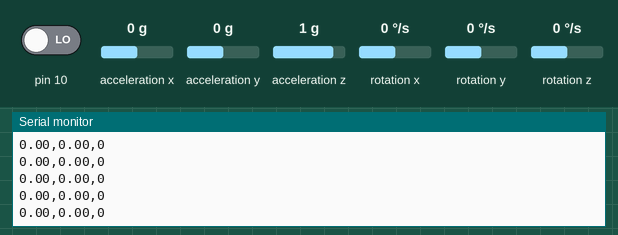
A sketch run on a simulated Arduino Uno, built with avr-gcc and run on an emulated ATmega328P. Parts: the last lines printed to the serial monitor. The test bench sets the inputs (shaded band); at power-on: acceleration x 0 g, rotation y 0 °/s, pin 10 LOW, acceleration y 0 g, acceleration z 1 g, rotation x 0 °/s, rotation z 0 °/s.

Above: at 1.2 s.
1.3 s: acceleration x set to 0.8 g
At 1.34 s:
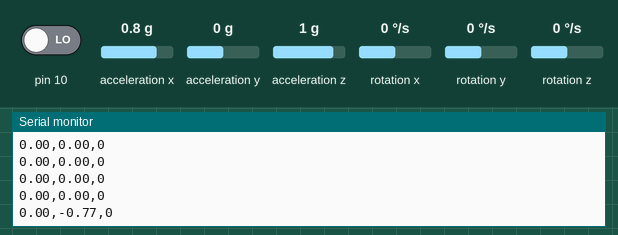
4.3 s: rotation y set to 192 °/s
At 4.31 s:
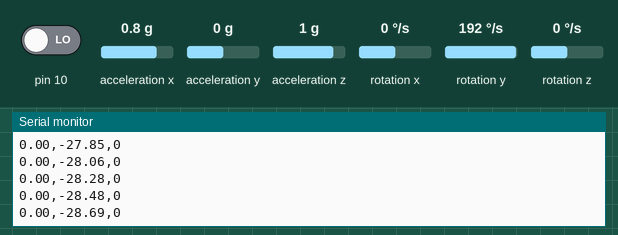
7.3 s: pin 10 driven HIGH
8.8 s: acceleration y set to -1.4 g
At 8.81 s:
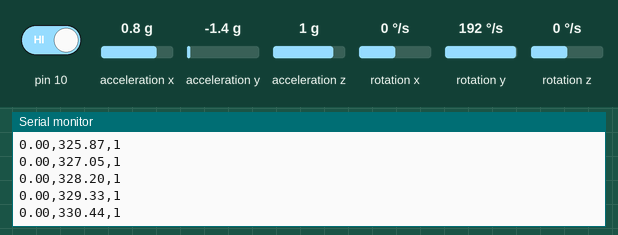
10.3 s: acceleration z set to -1.4 g
At 10.3 s:
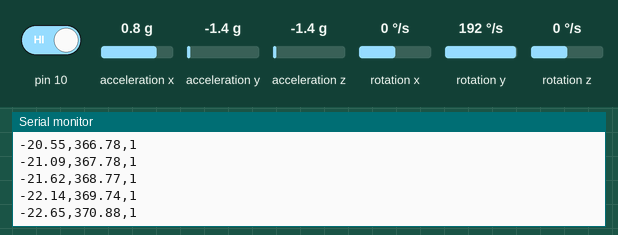
11.8 s: pin 10 driven LOW
Timing chart, 0 to 14.3 s (numbered marks = the images above; inputs shaded):
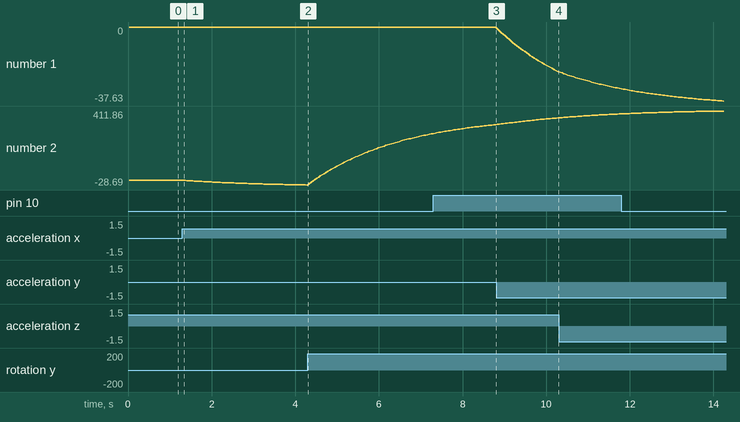

The sketch:

gyro-escopeta_PC.ino
```cpp
//SDA - Pin A4
//SCL - Pin A5
#include "I2Cdev.h"
#include "MPU6050.h"
#include "Wire.h"
const int mpuAddress = 0x68;  // Puede ser 0x68 o 0x69
MPU6050 mpu(mpuAddress);
int ax, ay, az;
int gx, gy, gz;
long tiempo_prev;
float dt;
float ang_x, ang_y;
float ang_x_prev, ang_y_prev;
void updateFiltered()
{
   dt = (millis() - tiempo_prev) / 1000.0;
   tiempo_prev = millis();

   //Calcular los ángulos con acelerometro
   float accel_ang_x = atan(ay / sqrt(pow(ax, 2) + pow(az, 2)))*(180.0 / 3.14);
   float accel_ang_y = atan(-ax / sqrt(pow(ay, 2) + pow(az, 2)))*(180.0 / 3.14);

   //Calcular angulo de rotación con giroscopio y filtro complementario
   ang_x = 0.98*(ang_x_prev + (gx / 131)*dt) + 0.02*accel_ang_x;
   ang_y = 0.98*(ang_y_prev + (gy / 131)*dt) + 0.02*accel_ang_y;

   ang_x_prev = ang_x;
   ang_y_prev = ang_y;
}

void setup()
{
   //comunicacion con Pc
   Serial.begin(9600);
   //giroscopio
   Wire.begin();
   mpu.initialize();
   Serial.println(mpu.testConnection() ? F("IMU iniciado correctamente") : F("Error al iniciar IMU"));
   //boton gatillo
   pinMode(10,INPUT);
}

void loop()
{
   // Leer las aceleraciones y velocidades angulares
   mpu.getAcceleration(&ax, &ay, &az);
   mpu.getRotation(&gx, &gy, &gz);
   updateFiltered();

   //boton gatillo
   int aaa=0;
   if(digitalRead(10))
    aaa=1;

   //enviar datos
   Serial.print(ang_x);
   Serial.print(",");
   Serial.print(ang_y);
   Serial.print(",");
   Serial.println(aaa);
   Serial.flush();
   delay(25);
}
```

Measured:
- after the input at 1.3 s, the serial monitor: prints a new line at once (image 1)
- plotted number 2: 0 → -28.69 after the input at 1.3 s
